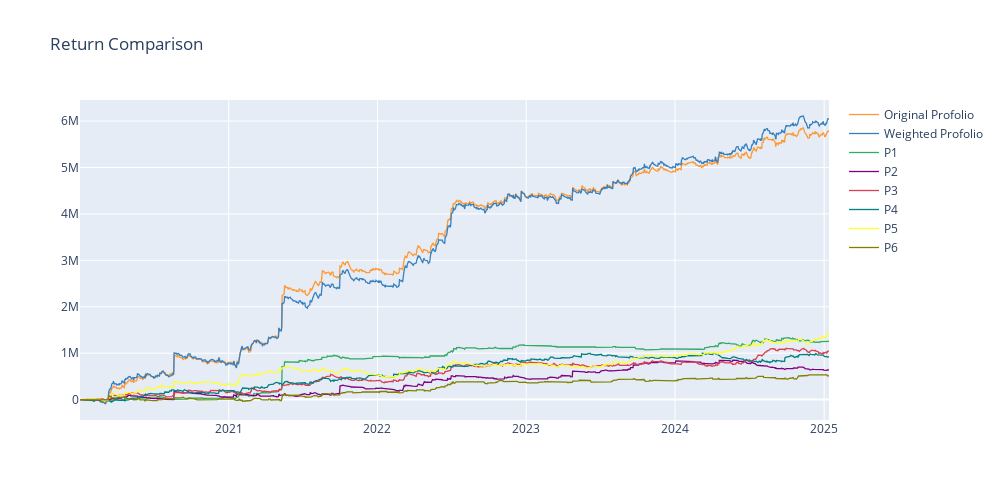

Source (notebook cell):
### Code cell
df_ret = pd.concat({
    'Original Profolio':df_p['profolio_org_acc'],
    'Weighted Profolio':df_p['profolio_acc'],
    'P1':df_p['P1'].cumsum()/6,
    'P2':df_p['P2'].cumsum()/6,
    'P3':df_p['P3'].cumsum()/6,
    'P4':df_p['P4'].cumsum()/6,
    'P5':df_p['P5'].cumsum()/6,
    'P6':df_p['P6'].cumsum()/6,
},axis=1)

fig = df_ret.iplot(layout=dict(width=1000,height=500,title='Return Comparison'),asFigure=True)
fig.show()

### Figure 1 — Plotly figure (JSON) as saved in the notebook; plotly's stock layout.template omitted (floating-point values rounded to 4 significant figures; data arrays with more than 128 entries replaced by an {"elided": "..."} marker saying what was removed)
{"data": [{"line": {"color": "rgba(255, 153, 51, 1.0)", "dash": "solid", "shape": "linear", "width": 1.3}, "mode": "lines", "name": "Original Profolio", "text": "", "type": "scatter", "x": {"elided": "1224 str values"}, "y": {"elided": "1224 float values"}}, {"line": {"color": "rgba(55, 128, 191, 1.0)", "dash": "solid", "shape": "linear", "width": 1.3}, "mode": "lines", "name": "Weighted Profolio", "text": "", "type": "scatter", "x": {"elided": "1224 str values"}, "y": {"elided": "1224 float values"}}, {"line": {"color": "rgba(50, 171, 96, 1.0)", "dash": "solid", "shape": "linear", "width": 1.3}, "mode": "lines", "name": "P1", "text": "", "type": "scatter", "x": {"elided": "1224 str values"}, "y": {"elided": "1224 float values"}}, {"line": {"color": "rgba(128, 0, 128, 1.0)", "dash": "solid", "shape": "linear", "width": 1.3}, "mode": "lines", "name": "P2", "text": "", "type": "scatter", "x": {"elided": "1224 str values"}, "y": {"elided": "1224 float values"}}, {"line": {"color": "rgba(219, 64, 82, 1.0)", "dash": "solid", "shape": "linear", "width": 1.3}, "mode": "lines", "name": "P3", "text": "", "type": "scatter", "x": {"elided": "1224 str values"}, "y": {"elided": "1224 float values"}}, {"line": {"color": "rgba(0, 128, 128, 1.0)", "dash": "solid", "shape": "linear", "width": 1.3}, "mode": "lines", "name": "P4", "text": "", "type": "scatter", "x": {"elided": "1224 str values"}, "y": {"elided": "1224 float values"}}, {"line": {"color": "rgba(255, 255, 51, 1.0)", "dash": "solid", "shape": "linear", "width": 1.3}, "mode": "lines", "name": "P5", "text": "", "type": "scatter", "x": {"elided": "1224 str values"}, "y": {"elided": "1224 float values"}}, {"line": {"color": "rgba(128, 128, 0, 1.0)", "dash": "solid", "shape": "linear", "width": 1.3}, "mode": "lines", "name": "P6", "text": "", "type": "scatter", "x": {"elided": "1224 str values"}, "y": {"elided": "1224 float values"}}], "layout": {"height": 500, "title": {"text": "Return Comparison"}, "width": 1000}}
